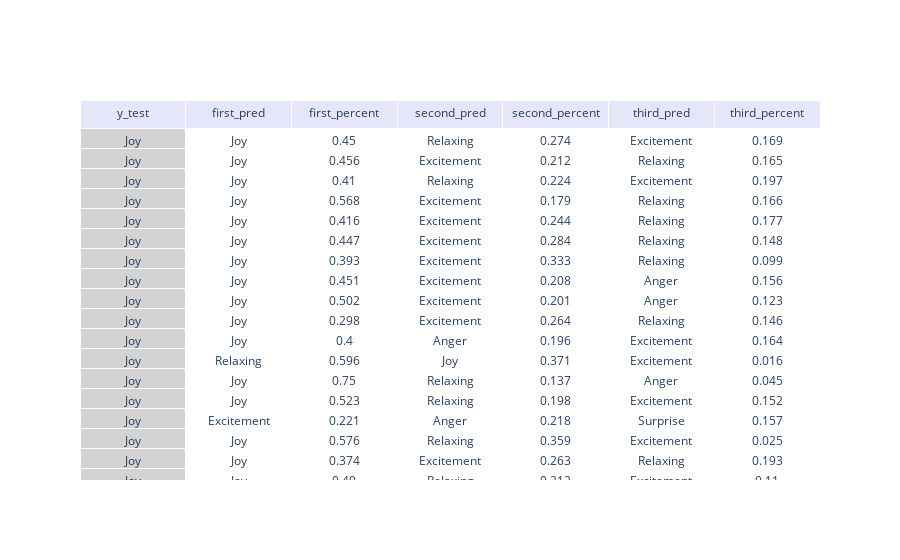

Notebook cell for this chart:
### Code cell
def print_series_prediction(sound, label):
    sounds = []
    first_preds = []
    first_percent = []
    second_preds = []
    second_percent = []
    third_preds = []
    third_percent = []
    for i in range(len(sound)): #para imprimir tabela de previsoes
        predictions = model.predict(sound)
        predic = largest_indices(predictions[i], 3)
        percentage = predictions[i][predic]
        
        sounds.append(label[i])

        first_preds.append(lb.inverse_transform(predic)[0])
        first_percent.append(truncate(percentage[0],3))
        second_preds.append(lb.inverse_transform(predic)[1])
        second_percent.append(truncate(percentage[1],3))
        third_preds.append(lb.inverse_transform(predic)[2])
        third_percent.append(truncate(percentage[2],3))
       
    data = {'y_test':  sounds,
            'first_pred': first_preds,
            'first_percent': first_percent,
            'second_pred': second_preds,
            'second_percent': second_percent,
            'third_pred': third_preds,
            'third_percent': third_percent
           }
    df = pd.DataFrame(data)
    fig = go.Figure(data=[go.Table(
    header=dict(values=list(df.columns),
                fill_color='lavender',
                align='center'),
    cells=dict(values=[df.y_test, df.first_pred, df.first_percent,
                       df.second_pred, df.second_percent, df.third_pred, df.third_percent
                      ],
               #fill_color='lightgrey',
               fill=dict(color=['lightgrey', 'white']),
               align='center'))])

    fig.show()
    return df

y_teste = np.argmax(y_test, axis= 1)
df = print_series_prediction(x_test,  lb.inverse_transform(y_teste))

### Figure 1 — Plotly figure (JSON) as saved in the notebook; plotly's stock layout.template omitted (floating-point values rounded to 4 significant figures; data arrays with more than 128 entries replaced by an {"elided": "..."} marker saying what was removed)
{"data": [{"cells": {"align": "center", "fill": {"color": ["lightgrey", "white"]}, "values": {"elided": "7x9897 mixed values"}}, "header": {"align": "center", "fill": {"color": "lavender"}, "values": ["y_test", "first_pred", "first_percent", "second_pred", "second_percent", "third_pred", "third_percent"]}, "type": "table"}], "layout": {"autosize": true}}
